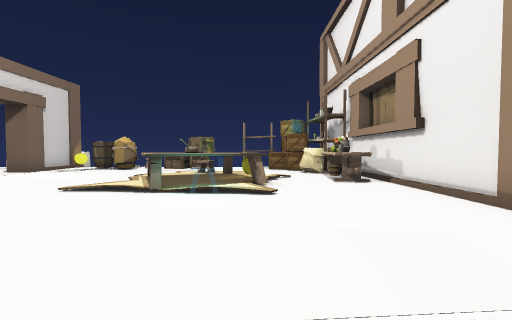
[1] (above)

16 first-person views from a walk through a 3-D level made in the Unity game engine. The camera is 1.5 m above the floor, tilts 2° down and sees 90° across. The floor is counted in squares, 2 m on a side. Each view is taken from the middle of a square. On the plan, view 1 faces up. The plan holds only what a view shows up to about 9 squares ahead; the rest is blank. The player character is not drawn.

[2]
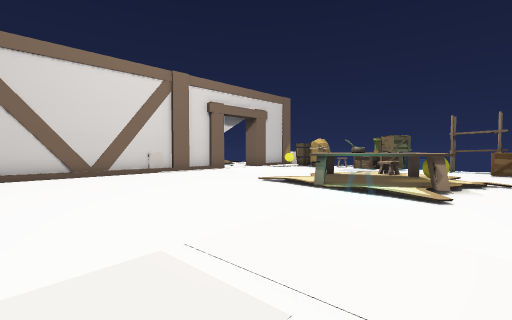

[3]
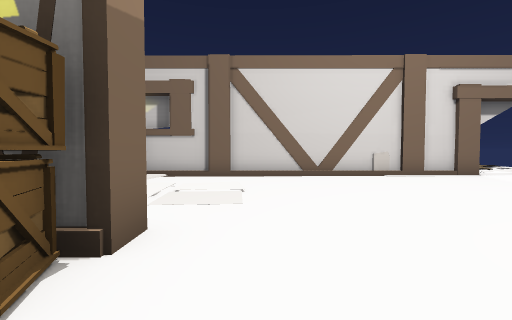

[4]
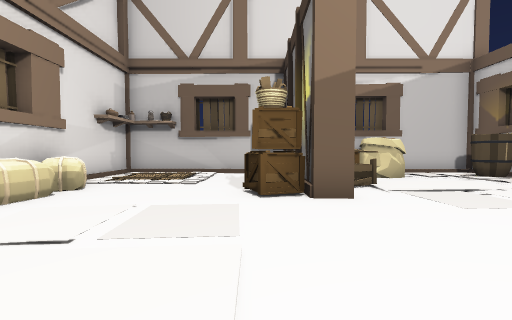

[5]
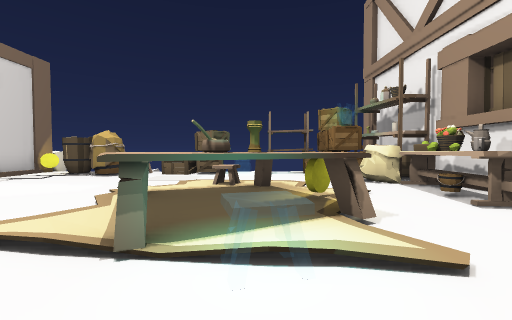

[6]
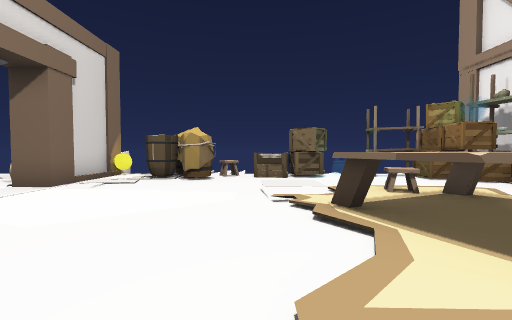

[7]
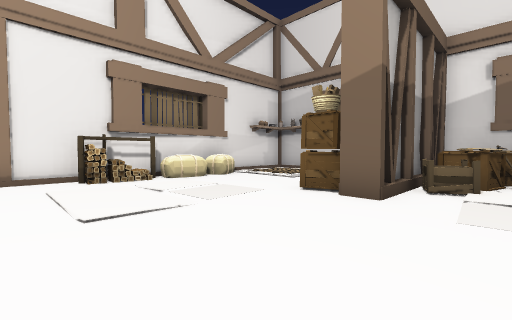

[8]
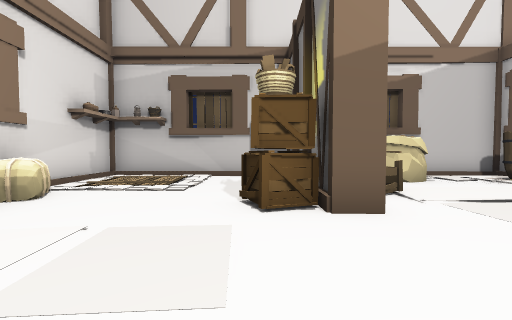

[9]
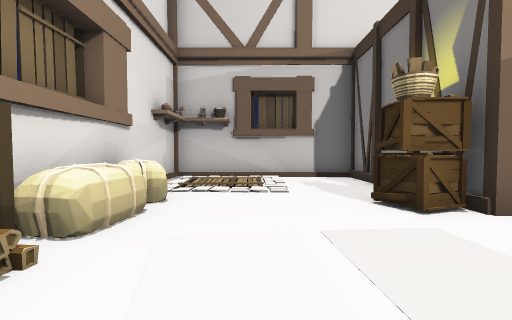

[10]
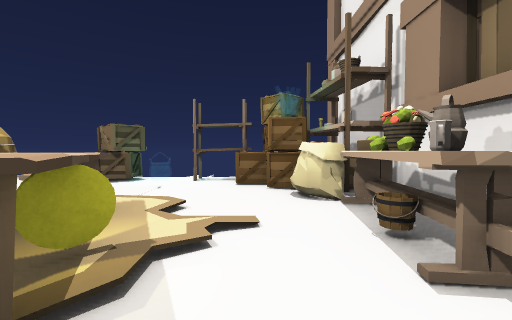

[11]
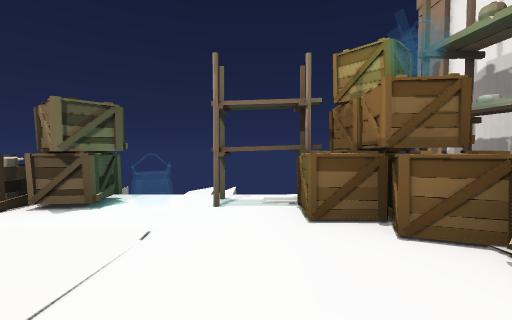

[12]
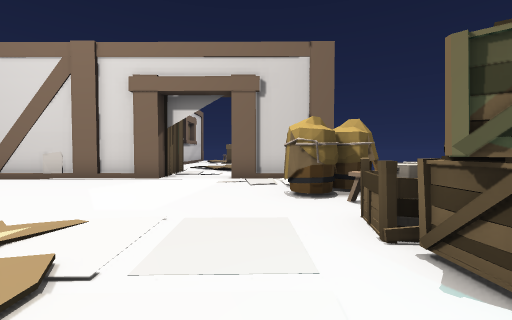

[13]
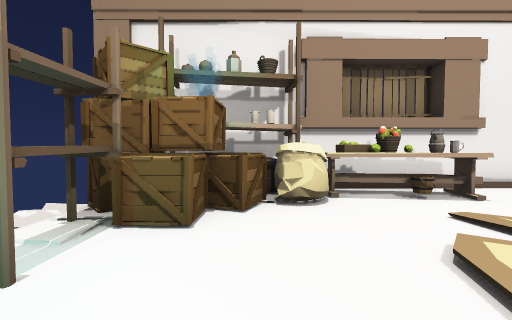

[14]
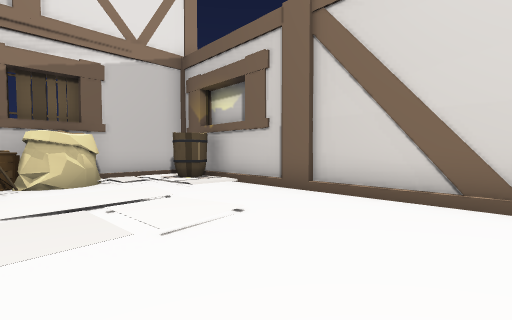

[15]
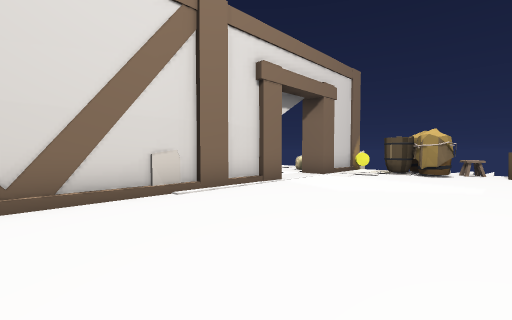

[16]
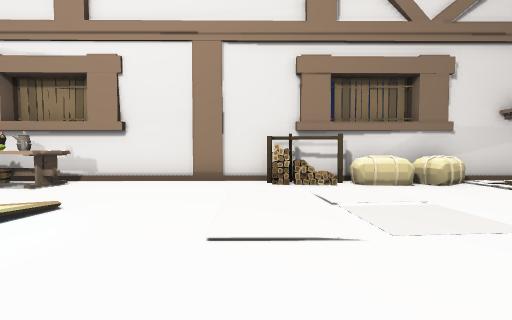

### Floor plan
Key: @ floor where view 1 was taken; # wall or solid block; . main floor; : floor 0.25 m higher than the main floor; - floor 0.25 m lower than the main floor; / step, stairs or slope; = window, fence, low wall or low ledge; v drop or lower ground; S stool; C yellow coin; R crate; O other object.
Columns run from 10 left of view 1 to 4 right of it. Each row starts with its distance up from view 1.
 14          v
 13   #  =   -vvv#
 12   # OSRRR.ORR##
 11   #OOO.R...RRO#
 10 O##.........RO#
  9 ........//..OO#
  8 ........SS/.. #
  7 =##....OOO:.OO#
  6  ##..../OOC...#
  5  ##...//O /...#
  4  #............#
  3  #............#
  2  #-...........#
  1  #-..........O#
  0  #--......@..O#
 -1  #--//.......O#
 -2  #--//..#R...O#
 -3  #/////R#....O#
 -4  ##/---R#....##
 -5  #///ORR#.....#
 -6  ##############

Where each view was taken, in squares from view 1:
view 1: 0 up, 0 right, facing up
view 2: 0 up, 1 right, facing up-left
view 3: 0 up, 0 right, facing left
view 4: 3 up, 1 left, facing down
view 5: 3 up, 1 left, facing up
view 6: 4 up, 4 left, facing up
view 7: 3 up, 4 left, facing down-right
view 8: 2 up, 1 left, facing down
view 9: 2 up, 1 right, facing down
view 10: 5 up, 1 right, facing up
view 11: 8 up, 0 right, facing up
view 12: 10 up, 1 left, facing left
view 13: 10 up, 2 left, facing right
view 14: 2 up, 4 left, facing down-left
view 15: 2 up, 4 left, facing up-left
view 16: 2 up, 3 left, facing right
